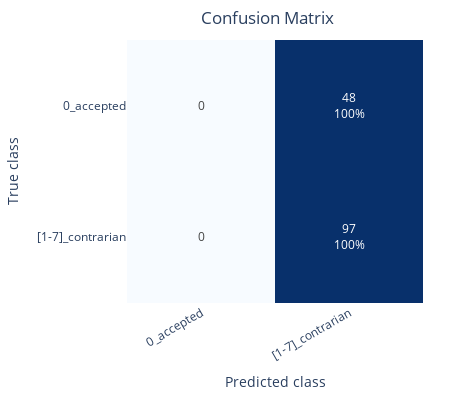
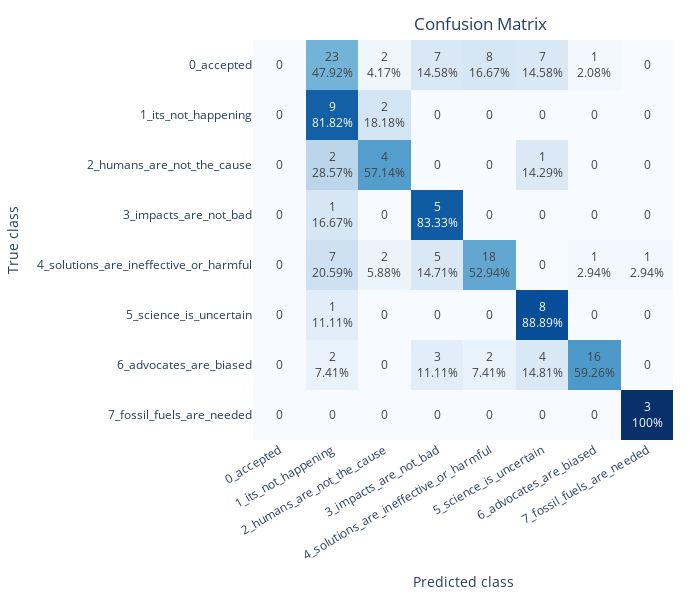

Notebook source saved alongside these figures, in order:
### Markdown cell above
## Evaluate the performance of the baseline model on the test set

### Code cell
# NOTE: 0_accepted is absent from "cards_pred" in the records we labelled in the Excel file
evaluation_report(df_test["cards_true"], df_test["cards_pred"])

### Figure 1 — Plotly figure (JSON) as saved in the notebook; plotly's stock layout.template omitted (floating-point values rounded to 4 significant figures)
{"data": [{"colorscale": [[0, "rgb(247,251,255)"], [0.125, "rgb(222,235,247)"], [0.25, "rgb(198,219,239)"], [0.375, "rgb(158,202,225)"], [0.5, "rgb(107,174,214)"], [0.625, "rgb(66,146,198)"], [0.75, "rgb(33,113,181)"], [0.875, "rgb(8,81,156)"], [1, "rgb(8,48,107)"]], "hoverinfo": "none", "showscale": false, "text": [["0", "48<br>100%"], ["0", "97<br>100%"]], "texttemplate": "%{text}", "type": "heatmap", "x": ["0_accepted", "[1-7]_contrarian"], "y": ["0_accepted", "[1-7]_contrarian"], "z": [[0, 1], [0, 1]]}], "layout": {"height": 400, "margin": {"b": 27, "r": 27, "t": 40}, "title": {"text": "Confusion Matrix", "x": 0.7, "xref": "paper", "y": 0.97}, "width": 450, "xaxis": {"tickangle": -30, "title": {"text": "Predicted class"}}, "yaxis": {"autorange": "reversed", "title": {"text": "True class"}}}}

### Figure 2 — Plotly figure (JSON) as saved in the notebook; plotly's stock layout.template omitted (floating-point values rounded to 4 significant figures)
{"data": [{"colorscale": [[0, "rgb(247,251,255)"], [0.125, "rgb(222,235,247)"], [0.25, "rgb(198,219,239)"], [0.375, "rgb(158,202,225)"], [0.5, "rgb(107,174,214)"], [0.625, "rgb(66,146,198)"], [0.75, "rgb(33,113,181)"], [0.875, "rgb(8,81,156)"], [1, "rgb(8,48,107)"]], "hoverinfo": "none", "showscale": false, "text": [["0", "23<br>47.92%", "2<br>4.17%", "7<br>14.58%", "8<br>16.67%", "7<br>14.58%", "1<br>2.08%", "0"], ["0", "9<br>81.82%", "2<br>18.18%", "0", "0", "0", "0", "0"], ["0", "2<br>28.57%", "4<br>57.14%", "0", "0", "1<br>14.29%", "0", "0"], ["0", "1<br>16.67%", "0", "5<br>83.33%", "0", "0", "0", "0"], ["0", "7<br>20.59%", "2<br>5.88%", "5<br>14.71%", "18<br>52.94%", "0", "1<br>2.94%", "1<br>2.94%"], ["0", "1<br>11.11%", "0", "0", "0", "8<br>88.89%", "0", "0"], ["0", "2<br>7.41%", "0", "3<br>11.11%", "2<br>7.41%", "4<br>14.81%", "16<br>59.26%", "0"], ["0", "0", "0", "0", "0", "0", "0", "3<br>100%"]], "texttemplate": "%{text}", "type": "heatmap", "x": ["0_accepted", "1_its_not_happening", "2_humans_are_not_the_cause", "3_impacts_are_not_bad", "4_solutions_are_ineffective_or_harmful", "5_science_is_uncertain", "6_advocates_are_biased", "7_fossil_fuels_are_needed"], "y": ["0_accepted", "1_its_not_happening", "2_humans_are_not_the_cause", "3_impacts_are_not_bad", "4_solutions_are_ineffective_or_harmful", "5_science_is_uncertain", "6_advocates_are_biased", "7_fossil_fuels_are_needed"], "z": [[0, 0.4792, 0.04167, 0.1458, 0.1667, 0.1458, 0.02083, 0], [0, 0.8182, 0.1818, 0, 0, 0, 0, 0], [0, 0.2857, 0.5714, 0, 0, 0.1429, 0, 0], [0, 0.1667, 0, 0.8333, 0, 0, 0, 0], [0, 0.2059, 0.05882, 0.1471, 0.5294, 0, 0.02941, 0.02941], [0, 0.1111, 0, 0, 0, 0.8889, 0, 0], [0, 0.07407, 0, 0.1111, 0.07407, 0.1481, 0.5926, 0], [0, 0, 0, 0, 0, 0, 0, 1]]}], "layout": {"height": 600, "margin": {"b": 27, "r": 27, "t": 40}, "title": {"text": "Confusion Matrix", "x": 0.7, "xref": "paper", "y": 0.97}, "width": 700, "xaxis": {"tickangle": -30, "title": {"text": "Predicted class"}}, "yaxis": {"autorange": "reversed", "title": {"text": "True class"}}}}
